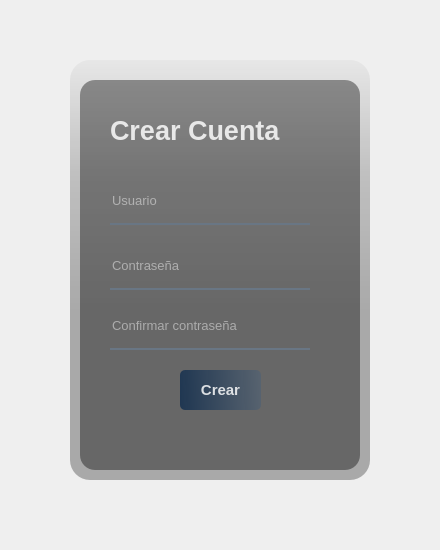
<?xml version="1.0" encoding="UTF-8"?>
<ui version="4.0">
 <class>Dialog</class>
 <widget class="QDialog" name="Dialog">
  <property name="geometry">
   <rect>
    <x>0</x>
    <y>0</y>
    <width>440</width>
    <height>550</height>
   </rect>
  </property>
  <property name="windowTitle">
   <string>Dialog</string>
  </property>
  <widget class="QWidget" name="widget" native="true">
   <property name="geometry">
    <rect>
     <x>30</x>
     <y>20</y>
     <width>370</width>
     <height>480</height>
    </rect>
   </property>
   <widget class="QLabel" name="label">
    <property name="geometry">
     <rect>
      <x>40</x>
      <y>40</y>
      <width>300</width>
      <height>420</height>
     </rect>
    </property>
    <property name="styleSheet">
     <string notr="true">border-image: url(:/images/images/bg.jpg);
border-radius: 20px;</string>
    </property>
    <property name="text">
     <string/>
    </property>
   </widget>
   <widget class="QLabel" name="label_2">
    <property name="geometry">
     <rect>
      <x>40</x>
      <y>40</y>
      <width>300</width>
      <height>420</height>
     </rect>
    </property>
    <property name="styleSheet">
     <string notr="true">background-color: qlineargradient(spread:pad, x1:0, y1:0, x2:0, y2:0.715909, stop:0 rgba(0, 0, 0, 9), stop:0.375 rgba(0, 0, 0, 50), stop: 0.835227 rgba(0, 0, 0, 75));
border-radius: 20px;</string>
    </property>
    <property name="text">
     <string/>
    </property>
   </widget>
   <widget class="QLabel" name="label_3">
    <property name="geometry">
     <rect>
      <x>50</x>
      <y>60</y>
      <width>280</width>
      <height>390</height>
     </rect>
    </property>
    <property name="styleSheet">
     <string notr="true">background-color: rgba(0, 0, 0, 100);
border-radius: 15px;</string>
    </property>
    <property name="text">
     <string/>
    </property>
   </widget>
   <widget class="QLabel" name="lblTitle">
    <property name="geometry">
     <rect>
      <x>80</x>
      <y>90</y>
      <width>227</width>
      <height>40</height>
     </rect>
    </property>
    <property name="font">
     <font>
      <pointsize>20</pointsize>
      <weight>75</weight>
      <bold>true</bold>
     </font>
    </property>
    <property name="styleSheet">
     <string notr="true">color: rgba(255, 255, 255, 210);</string>
    </property>
    <property name="text">
     <string>Crear Cuenta</string>
    </property>
   </widget>
   <widget class="QLineEdit" name="txtUser">
    <property name="geometry">
     <rect>
      <x>80</x>
      <y>165</y>
      <width>200</width>
      <height>40</height>
     </rect>
    </property>
    <property name="font">
     <font>
      <pointsize>10</pointsize>
     </font>
    </property>
    <property name="styleSheet">
     <string notr="true">background-color: rgba(0, 0, 0, 0);
border: none;
border-bottom: 2px solid rgba(105, 118, 132, 255);
color: rgba(255, 255, 255, 230);
padding-bottom: 7px;</string>
    </property>
    <property name="placeholderText">
     <string>Usuario</string>
    </property>
   </widget>
   <widget class="QLineEdit" name="txtPass">
    <property name="geometry">
     <rect>
      <x>80</x>
      <y>230</y>
      <width>200</width>
      <height>40</height>
     </rect>
    </property>
    <property name="font">
     <font>
      <pointsize>10</pointsize>
     </font>
    </property>
    <property name="styleSheet">
     <string notr="true">background-color: rgba(0, 0, 0, 0);
border: none;
border-bottom: 2px solid rgba(105, 118, 132, 255);
color: rgba(255, 255, 255, 230);
padding-bottom: 7px;</string>
    </property>
    <property name="echoMode">
     <enum>QLineEdit::Password</enum>
    </property>
    <property name="placeholderText">
     <string>Contraseña</string>
    </property>
   </widget>
   <widget class="QLabel" name="lblMessage">
    <property name="geometry">
     <rect>
      <x>80</x>
      <y>400</y>
      <width>227</width>
      <height>21</height>
     </rect>
    </property>
    <property name="font">
     <font>
      <pointsize>8</pointsize>
      <weight>75</weight>
      <bold>true</bold>
     </font>
    </property>
    <property name="styleSheet">
     <string notr="true">color: rgba(255, 255, 255, 210);</string>
    </property>
    <property name="text">
     <string/>
    </property>
   </widget>
   <widget class="QLineEdit" name="txtConfirmPass_2">
    <property name="geometry">
     <rect>
      <x>80</x>
      <y>290</y>
      <width>200</width>
      <height>40</height>
     </rect>
    </property>
    <property name="font">
     <font>
      <pointsize>10</pointsize>
     </font>
    </property>
    <property name="styleSheet">
     <string notr="true">background-color: rgba(0, 0, 0, 0);
border: none;
border-bottom: 2px solid rgba(105, 118, 132, 255);
color: rgba(255, 255, 255, 230);
padding-bottom: 7px;</string>
    </property>
    <property name="echoMode">
     <enum>QLineEdit::Password</enum>
    </property>
    <property name="placeholderText">
     <string>Confirmar contraseña</string>
    </property>
   </widget>
   <widget class="QPushButton" name="btnCrear">
    <property name="geometry">
     <rect>
      <x>150</x>
      <y>350</y>
      <width>81</width>
      <height>40</height>
     </rect>
    </property>
    <property name="font">
     <font>
      <pointsize>11</pointsize>
      <weight>75</weight>
      <bold>true</bold>
     </font>
    </property>
    <property name="styleSheet">
     <string notr="true">QPushButton#btnCrear{
	background-color: qlineargradient(spread:pad, x1:0, y1:0.505682, x2:1, y2:0.477, stop:0 rgba(20, 47, 78, 219), stop: 1 rgba(85, 98, 112, 226));
	color: rgba(255, 255, 255, 210);
	border-radius: 5px;
}

QPushButton#btnCrear:hover{
	background-color: qlineargradient(spread:pad, x1:0, y1:0.505682, x2:1, y2:0.477, stop:0 rgba(40, 67, 98, 219), stop: 1 rgba(105, 118, 132, 226));
}

QPushButton#btnCrear:pressed{
	padding-left: 5px;
padding-top: 5px;
background-color: rgba(105, 118, 132, 200);
}</string>
    </property>
    <property name="text">
     <string>Crear</string>
    </property>
   </widget>
  </widget>
 </widget>
 <resources>
  <include location="res.qrc"/>
 </resources>
 <connections/>
</ui>
